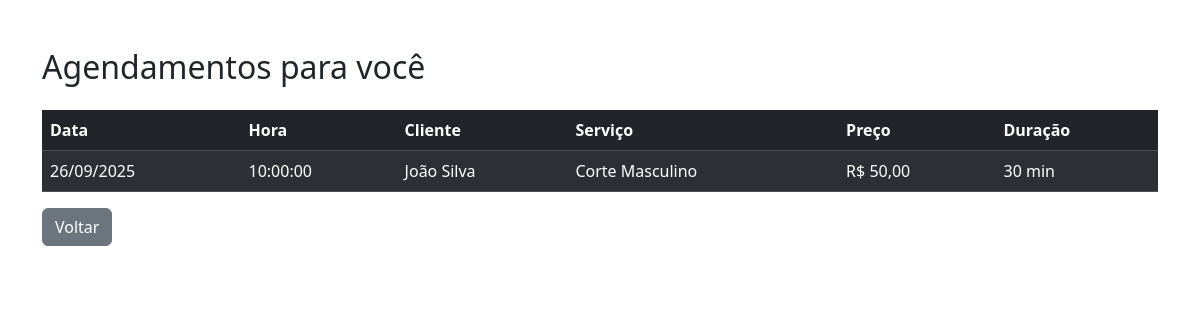
Screenshot of /barbeiro/agendamentos_barbeiro.php (signed in) with the database file from the repository.
### tables this page shows
CREATE TABLE IF NOT EXISTS `Agendamento` (
  `idAgendamento` INT NOT NULL AUTO_INCREMENT,
  `data` DATE NOT NULL,
  `hora` TIME NOT NULL,
  `statusAgendamento` ENUM('Agendado', 'Cancelado', 'Finalizado') NOT NULL,
  `Cliente_idCliente` INT NOT NULL,
  `Barbeiro_idBarbeiro` INT NOT NULL,
  `Unidade_idUnidade` INT NOT NULL,
  PRIMARY KEY (`idAgendamento`),
  CONSTRAINT `fk_Agendamento_Cliente1`
    FOREIGN KEY (`Cliente_idCliente`)
    REFERENCES `Cliente` (`idCliente`)
    ON DELETE CASCADE
    ON UPDATE CASCADE,
    CONSTRAINT `fk_Agendamento_Barbeiro`
    FOREIGN KEY (`Barbeiro_idBarbeiro`)
    REFERENCES `Barbeiro` (`idBarbeiro`)
    ON DELETE CASCADE
    ON UPDATE CASCADE,
    CONSTRAINT `uk_Barbeiro_Horario`
    UNIQUE (`Barbeiro_idBarbeiro`, `data`, `hora`));

CREATE TABLE IF NOT EXISTS `Cliente` (
  `idCliente` INT NOT NULL AUTO_INCREMENT,
  `nomeCliente` VARCHAR(100) NOT NULL,
  `emailCliente` VARCHAR(100) NOT NULL UNIQUE,
  `telefoneCliente` VARCHAR(20) NOT NULL,
  `senhaCliente` VARCHAR(255) NOT NULL,
  PRIMARY KEY (`idCliente`));

CREATE TABLE IF NOT EXISTS `Servico` (
  `idServico` INT NOT NULL AUTO_INCREMENT,
  `nomeServico` VARCHAR(100) NOT NULL,
  `descricaoServico` VARCHAR(255) NOT NULL,
  `duracaoPadrao` INT NOT NULL,
  `precoServico` DECIMAL(10,2) NOT NULL,
  PRIMARY KEY (`idServico`));

CREATE TABLE IF NOT EXISTS `Agendamento_has_Servico` (
  `Agendamento_idAgendamento` INT NOT NULL,
  `Servico_idServico` INT NOT NULL,
  `precoFinal` DECIMAL(10,2) NOT NULL,
  `tempoEstimado` INT NOT NULL,
  PRIMARY KEY (`Agendamento_idAgendamento`, `Servico_idServico`),
  CONSTRAINT `fk_AgServ_Agendamento`
    FOREIGN KEY (`Agendamento_idAgendamento`)
    REFERENCES `Agendamento` (`idAgendamento`)
    ON DELETE CASCADE
    ON UPDATE CASCADE,
  CONSTRAINT `fk_AgServ_Servico`
    FOREIGN KEY (`Servico_idServico`)
    REFERENCES `Servico` (`idServico`)
    ON DELETE CASCADE
    ON UPDATE CASCADE);

### barbeiro/agendamentos_barbeiro.php (the view, shortened to what this page needs)
<?php
$bd = new Banco();
$conn = $bd->getConexao();
$idBarbeiro = $_SESSION['usuario_id'];
$stmt = $conn->prepare("
SELECT a.data, a.hora, c.nomeCliente, s.nomeServico, ahs.precoFinal, ahs.tempoEstimado
FROM Agendamento a
JOIN Cliente c ON a.Cliente_idCliente = c.idCliente
JOIN Agendamento_has_Servico ahs ON a.idAgendamento = ahs.Agendamento_idAgendamento
JOIN Servico s ON ahs.Servico_idServico = s.idServico
WHERE a.Barbeiro_idBarbeiro = ?
ORDER BY a.data DESC, a.hora DESC
");
$stmt->bind_param("i", $idBarbeiro);
$stmt->execute();
$result = $stmt->get_result();
?>
<!DOCTYPE html>
<html lang='pt-br'>
<head>
    <link href='https://cdn.jsdelivr.net/npm/bootstrap@5.3.7/dist/css/bootstrap.min.css' rel='stylesheet'>
</head>
<body class='container py-5'>
    <h2 class='mb-4'>Agendamentos para você</h2>
    <table class='table table-dark table-striped'>
        <thead>
            <tr>
                <th>Data</th>
                <th>Hora</th>
                <th>Cliente</th>
                <th>Serviço</th>
                <th>Preço</th>
                <th>Duração</th>
            </tr>
        </thead>
        <tbody>
            <?php while($row = $result->fetch_assoc()): ?>
            <tr>
                <td><?= date('d/m/Y', strtotime($row['data'])) ?></td>
                <td><?= $row['hora'] ?></td>
                <td><?= htmlspecialchars($row['nomeCliente']) ?></td>
                <td><?= htmlspecialchars($row['nomeServico']) ?></td>
                <td>R$ <?= number_format($row['precoFinal'],2,',','.') ?></td>
                <td><?= $row['tempoEstimado'] ?> min</td>
            </tr>
            <?php endwhile; ?>
        </tbody>
    </table>
    <a href='index_barbeiro.php' class='btn btn-secondary'>Voltar</a>
</body>
</html>

### rows the page displays
agendamento: data "26/09/2025", hora "10:00:00", Cliente_idCliente.nomeCliente "João Silva", servico.nomeServico "Corte Masculino", agendamento_has_servico.precoFinal "50,00", agendamento_has_servico.tempoEstimado "30"
